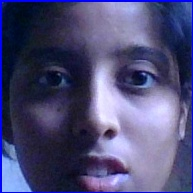
#> input picture Face Detection/data/user.1.0.jpg, 193 x 193 px; its folder holds 3 pictures in this run
$ python classifier.py
#> lines starting #> are read from the running program, lines starting #| are printed output that depends on the picture
import numpy as np
from PIL import Image
import os,cv2
def train_classifier(data_dir):
#> called with data_dir = 'data'
    path = [os.path.join(data_dir, f) for f in os.listdir(data_dir)]
    faces = []
    ids = []


    for image in path:
        img = Image.open(image).convert('L')
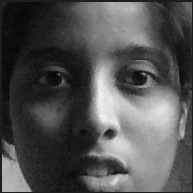
#> img: PIL image 193x193 L; min 4, max 243, mean 82
        imageNp = np.array(img, 'uint8')
        id = int(os.path.split(image)[1].split(".")[1])
        faces.append(imageNp)
        ids.append(id)
#> pass 2 of the loop in train_classifier, `for image in path:`:
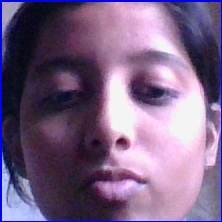
#> input picture Face Detection/data/user.1.19.jpg, 222 x 222 px
#> in train_classifier, `img = Image.open(image).convert('L')`:
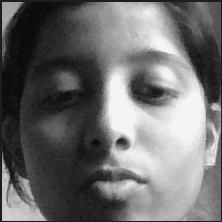
#> img: PIL image 222x222 L; min 5, max 247, mean 109.8
#> pass 3 of the loop in train_classifier, `for image in path:`:
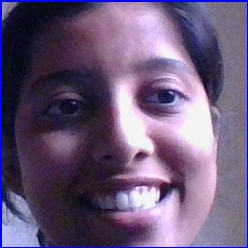
#> input picture Face Detection/data/user.1.44.jpg, 248 x 248 px
#> in train_classifier, `img = Image.open(image).convert('L')`:
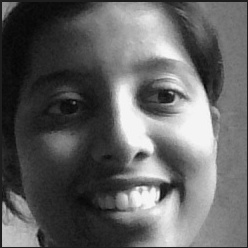
#> img: PIL image 248x248 L; min 5, max 250, mean 98.5
    ids = np.array(ids)
    clf = cv2.face.LBPHFaceRecognizer_create()
    clf.train(faces, ids)
    clf.write("classifier.yml")
train_classifier("data")
